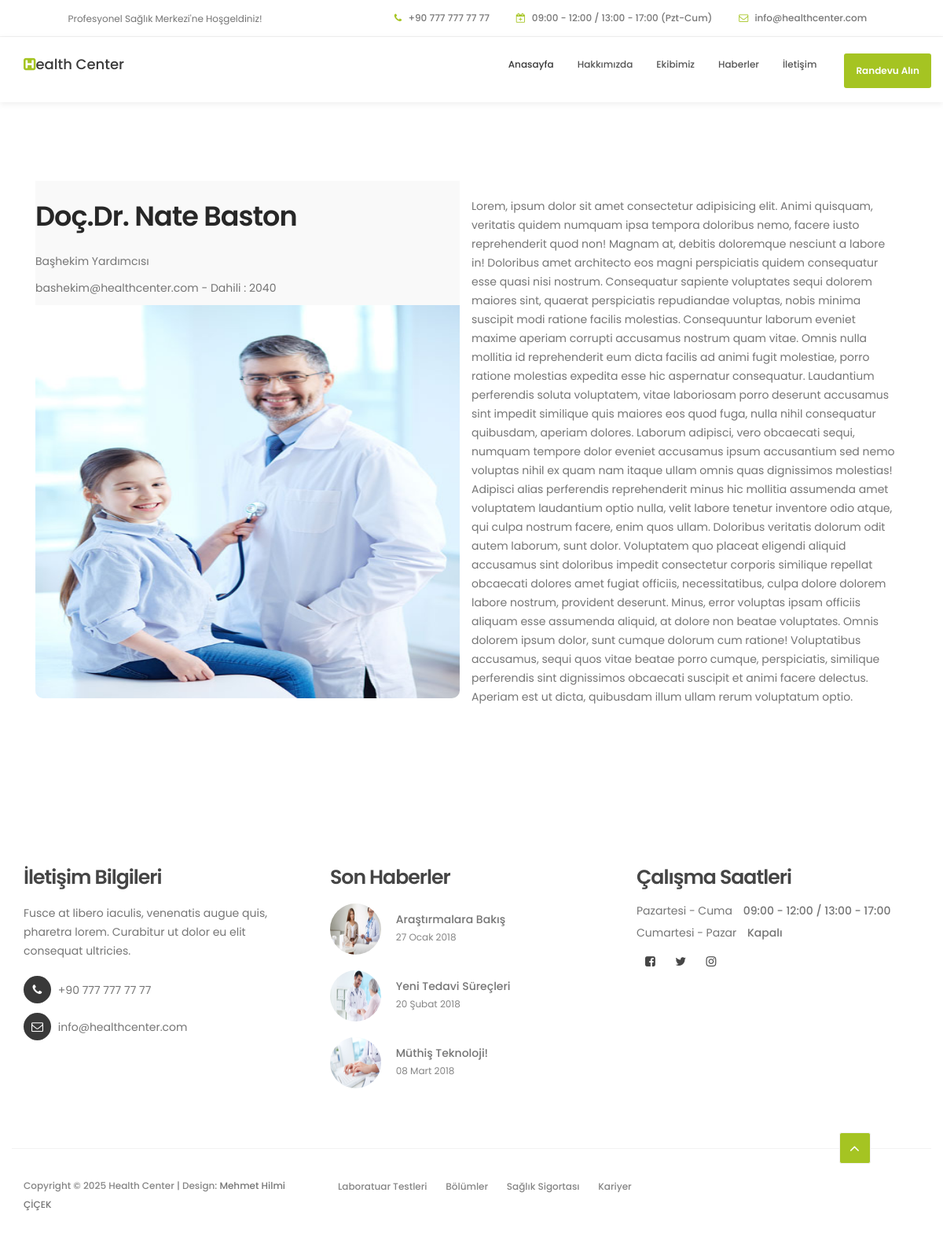
Page /team/docdr-nate-baston/ on the committed database.
### Team/models.py (models this page shows, shortened)
class Team(models.Model):
    isim = models.CharField(max_length=100)
    resim = models.FileField(upload_to='team_images')
    brans = models.CharField(max_length=50)
    dahili = models.CharField(max_length=15)
    email = models.EmailField()
    ozgecmis = models.TextField()
    slug = models.SlugField(unique=True, blank=True)

### News/models.py (models this page shows, shortened)
class News(models.Model):
    baslik = models.CharField(max_length=100)
    resim = models.FileField(upload_to='news_images')
    tarih = models.DateField()
    icerik = models.CharField(max_length=500)
    yazar = models.ForeignKey(Author, on_delete=models.CASCADE, null=True)
    kategori = models.ForeignKey(Category, on_delete=models.CASCADE, null=True)
    slug = models.SlugField(unique=True, blank=True)

### Team/views.py (the view)
# urls.py: path('<slug:slug>/', team_detail_view, name='team_detail_page'),
def team_detail_view(request,slug):
    news = News.objects.all()
    team = Team.objects.filter(slug=slug)
    return render(request, 'Team/team.html', {
        'team': team,
        'news': news,
    })

### Team/templates/Team/team.html
{% extends "layout.html" %}
{% block content %}
    {% include "components/_header.html" %}
    {% include "components/_menu.html" %}
    {% include "components/_team-detail.html" %}
    {% include "components/_footer.html" %}
{% endblock content %}

### templates/layout.html (shortened to what this page needs)
<!DOCTYPE html>
{% load static %}
<html lang="tr">
<head>
    <link rel="stylesheet" href="{% static "./css/bootstrap.min.css" %}">
    <link rel="stylesheet" href="{% static "./css/font-awesome.min.css" %}">
    <link rel="stylesheet" href="{% static "./css/animate.css" %}">
    <link rel="stylesheet" href="{% static "./css/owl.carousel.css" %}">
    <link rel="stylesheet" href="{% static "./css/owl.theme.default.min.css" %}">
    <link rel="stylesheet" href="{% static "./css/magnific-popup.css" %}">
    <link rel="stylesheet" href="{% static "./css/style.css" %}">
</head>
<body  id="top" data-spy="scroll" data-target=".navbar-collapse" data-offset="50">
    {% block content %}
    {% endblock content %}
</body>
</html>

### templates/components/_header.html
<header class="bg-light border-bottom py-2">
  <div class="container">
    <div class="row align-items-center text-center text-md-start">
      <div class="col-md-4 mb-2 mb-md-0">
        <p class="mb-0 fw-semibold">
          Profesyonel Sağlık Merkezi'ne Hoşgeldiniz!
        </p>
      </div>
      <div class="col-md-8 d-flex flex-wrap justify-content-center justify-content-md-end gap-3">
        <span class="d-flex align-items-center text-muted">
          <i class="fa fa-phone me-2"></i>
          <a href="tel:+907777777777" class="text-decoration-none text-muted">+90 777 777 77 77</a>
        </span>
        <span class="d-flex align-items-center text-muted">
          <i class="fa fa-calendar-plus-o me"></i>
          09:00 - 12:00 / 13:00 - 17:00 (Pzt-Cum)
        </span>
        <span class="d-flex align-items-center text-muted">
          <i class="fa fa-envelope-o me-2"></i>
          <a href="mailto:info@healthcenter.com" class="text-decoration-none text-muted">info@healthcenter.com</a>
        </span>
      </div>
    </div>
  </div>
</header>

### templates/components/_menu.html (shortened to what this page needs)
<section class="navbar navbar-default navbar-static-top" role="navigation">
  <div class="container">
    <div class="navbar-header">
      <a href="{% url 'index_page' %}" class="navbar-brand">
        <span><i class="fa fa-h-square"></i>ealth Center</span>
      </a>
    </div>
    <div class="collapse navbar-collapse">
      <ul class="nav navbar-nav navbar-right">
        {% if request.path == '/' %}
          <li class="active"><a href="#top" class="smoothScroll">Anasayfa</a></li>
          <li><a href="#about" class="smoothScroll">Hakkımızda</a></li>
          <li><a href="#team" class="smoothScroll">Ekibimiz</a></li>
          <li><a href="#news" class="smoothScroll">Haberler</a></li>
          <li><a href="#google-map" class="smoothScroll">İletişim</a></li>
          <li class="appointment-btn">
            <a href="{% url 'randevu_page' %}" class="navbar-btn">Randevu Alın</a>
          </li>
        {% else %}
          <li class="active"><a href="{% url 'index_page' %}" class="smoothScroll">Anasayfa</a></li>
          <li><a href="/#about" class="smoothScroll">Hakkımızda</a></li>
          <li><a href="/#team" class="smoothScroll">Ekibimiz</a></li>
          <li><a href="/#news" class="smoothScroll">Haberler</a></li>
            {% if request.path == 'team/' and 'news/' %}
              <li><a href="/#google-map" class="smoothScroll">İletişim</a></li>
              <li class="appointment-btn">
                <a href="{% url 'randevu_page' %}" class="navbar-btn">Randevu Alın</a>
              </li>
              {% else %}
              <li><a href="#google-map" class="smoothScroll">İletişim</a></li>
              <li class="appointment-btn">
                <a href="{% url 'randevu_page' %}" class="navbar-btn">Randevu Alın</a>
              </li>
            {% endif %}
          {% endif %}
      </ul>
    </div>
  </div>
</section>

### templates/components/_team-detail.html (shortened to what this page needs)
{% load static %}
<section id="team" data-stellar-background-ratio="0.5">
    <div class="container">
        <div class="row">
            <div class="col-md-12 col-sm-11">
                {% for doktor in team %}
                <div class="col-md-6 col-sm-5">
                    <div class="team-thumb wow fadeInUp" data-wow-delay="0.2s">
                        <h2>{{ doktor.isim }}</h2>
                        <p>{{ doktor.brans }}</p>
                        <p>{{ doktor.email }} - Dahili : {{ doktor.dahili }} </p>
                        <img src="{{ doktor.resim.url }}" class="img-responsive" style="width:750px; height:500px;" alt="">
                    </div>
                </div>
                <div class="team-info">
                    <p>{{ doktor.ozgecmis }}</p>
               </div>
               {% endfor %}
            </div>
        </div>
    </div>
</section>

### templates/components/_footer.html
{% load static %}
<footer data-stellar-background-ratio="5">
    <div class="container">
         <div class="row">
              <div class="col-md-4 col-sm-4">
                   <div class="footer-thumb">
                        <h4 class="wow fadeInUp" data-wow-delay="0.4s">İletişim Bilgileri</h4>
                        <p>Fusce at libero iaculis, venenatis augue quis, pharetra lorem. Curabitur ut dolor eu elit consequat ultricies.</p>
                        <div class="contact-info">
                             <p><i class="fa fa-phone"></i> +90 777 777 77 77</p>
                             <p><i class="fa fa-envelope-o"></i> <a href="#">info@healthcenter.com</a></p>
                        </div>
                   </div>
              </div>
              <div class="col-md-4 col-sm-4">
                   <div class="footer-thumb">
                        <h4 class="wow fadeInUp" data-wow-delay="0.4s">Son Haberler</h4>
                        {% for haber in news %}
                        <div class="latest-stories">
                             <div class="stories-image">
                                  <a href="{% url "news_detail_page" haber.slug %}"><img src="{{ haber.resim.url }}" class="img-responsive" alt="{{ haber.baslik }}" loading="lazy"></a>
                             </div>
                             <div class="stories-info">
                                  <a href="{% url "news_detail_page" haber.slug %}"><h5>{{ haber.baslik }}</h5></a>
                                  <span>{{ haber.tarih }}</span>
                             </div>
                        </div>
                        {% endfor %}
                   </div>
              </div>
              <div class="col-md-4 col-sm-4">
                   <div class="footer-thumb">
                        <div class="opening-hours">
                             <h4 class="wow fadeInUp" data-wow-delay="0.4s">Çalışma Saatleri</h4>
                             <p>Pazartesi - Cuma <span>  09:00 - 12:00 / 13:00 - 17:00 </span></p>
                             <p>Cumartesi - Pazar <span>Kapalı</span></p>
                        </div>
                         <ul class="social-icon">
                         <li><a href="#" class="fa fa-facebook-square" aria-label="Facebook"></a></li>
                         <li><a href="#" class="fa fa-twitter" aria-label="Twitter"></a></li>
                         <li><a href="#" class="fa fa-instagram" aria-label="Instagram"></a></li>
                         </ul>
                   </div>
              </div>
              <div class="col-md-12 col-sm-12 border-top">
               <div class="row">
                   <div class="col-md-4 col-sm-6">
                        <div class="copyright-text">
                            <p>Copyright &copy; {% now "Y" %} Health Center
                                | Design: <a rel="nofollow" href="https://github.com/mhilmicicek07" target="_blank">Mehmet Hilmi ÇİÇEK</a>
                            </p>
                        </div>
                   </div>
                   <div class="col-md-6 col-sm-6">
                        <div class="footer-link">
                            <a href="javascript:void(0)">Laboratuar Testleri</a>
                            <a href="javascript:void(0)">Bölümler</a>
                            <a href="javascript:void(0)">Sağlık Sigortası</a>
                            <a href="javascript:void(0)">Kariyer</a>
                        </div>
                   </div>
                    <div class="col-md-2 col-sm-2 text-center">
                        <div class="angle-up-btn">
                            <a href="#top" class="smoothScroll wow fadeInUp" data-wow-delay="1.2s" title="Yukarı çık"><i class="fa fa-angle-up"></i></a>
                        </div>
                    </div>
              </div>
         </div>
    </div>
</footer>

### static/css/style.css (style rules this page uses)
body { background: #ffffff; font-family: 'Poppins', sans-serif; overflow-x: hidden; }
h1, h2, h3, h4, h5, h6 { font-weight: 600; line-height: inherit; }
h1, h2, h3, h4 { letter-spacing: -1px; }
h5 { font-weight: 500; }
h2 { color: #272727; font-size: 3em; padding-bottom: 10px; }
h4 { color: #454545; font-size: 1.8em; padding-bottom: 2px; }
p { color: #757575; font-size: 14px; font-weight: normal; line-height: 24px; }
html { -webkit-font-smoothing: antialiased; }
a { color: #252525; -webkit-transition: 0.5s; transition: 0.5s; text-decoration: none !important; }
.border-top { border-top: 1px solid #f2f2f2; margin-top: 4em; padding-top: 2.5em; }
#about, #team, #news, #news-detail { position: relative; padding-top: 100px; padding-bottom: 100px; }
header { background: #ffffff; border-bottom: 1px solid #f2f2f2; display: flex; height: 45px; }
header .col-md-8 { padding-right: 0; }
header p, header span { font-size: 12px; line-height: 24px; padding-top: 12px; }
header a, header span { color: #747474; }
header span { font-weight: 500; display: inline-block; padding: 11px 15px; }
header span i { color: #a5c422; margin-right: 5px; }
.navbar-default { background: #ffffff; box-shadow: 0 2px 8px rgba(0, 0, 0, .075); border: none; margin-bottom: 0; padding: 10px; }
.navbar-default .navbar-brand { color: #393939; font-weight: 500; }
.navbar-default .navbar-brand .fa { color: #a5c422; }
.navbar-default .navbar-nav li.appointment-btn { margin: 3px 0 0 20px; }
.navbar-default .navbar-nav li.appointment-btn a { background: #a5c422; border-radius: 3px; color: #ffffff; font-weight: 600; padding-top: 12px; padding-bottom: 12px; }
.navbar-default .navbar-nav li a { color: #555555; font-size: 12px; font-weight: 500; padding-right: 20px; padding-left: 20px; -webkit-transition: all ease-in-out 0.4s; transition: all ease-in-out 0.4s; }
.navbar-default .navbar-nav>.active>a, .navbar-default .navbar-nav>.active>a:hover, .navbar-default .navbar-nav>.active>a:focus { color: #393939; background-color: transparent; }
.team-thumb { background-color: #f9f9f9; border-radius: 0 0 10px 10px; position: relative; overflow: hidden; cursor: pointer; }
.team-info { padding: 20px 30px 0 30px; }
footer { padding-top: 80px; padding-bottom: 40px; }
footer h4 { padding-bottom: 5px; }
footer a { color: #757575; }
.contact-info { padding-top: 10px; }
.contact-info .fa { background: #393939; border-radius: 100%; color: #ffffff; font-size: 15px; width: 35px; height: 35px; line-height: 35px; text-align: center; margin-right: 5px; margin-bottom: 2px; }
.latest-stories { margin-bottom: 20px; }
.stories-image, .stories-info { display: inline-block; vertical-align: top; }
.stories-image img { border-radius: 100%; width: 65px; height: 65px; }
.stories-info { margin-left: 15px; }
.stories-info h5 { margin-bottom: 2px; }
.stories-info span { color: #858585; font-size: 12px; }
.opening-hours p { line-height: 18px; }
.opening-hours span { font-weight: 500; display: inline-block; padding-left: 10px; }
.copyright-text p, .footer-link a { color: #858585; font-size: 12px; font-weight: 500; }
.footer-link a { font-size: 12px; display: inline-block; padding: 0 10px; margin-top: 4px; }
.angle-up-btn { position: relative; bottom: 4em; display: block; }
.angle-up-btn a { background: #a5c422; border: 1px solid #f2f2f2; border-radius: 3px; font-size: 20px; color: #ffffff; display: inline-block; text-align: center; width: 40px; height: 40px; line-height: 38px; transition: transform 0.1s ease-in; transform: translateX(0); }
.social-icon { position: relative; padding: 0; margin: 0; }
.social-icon li { display: inline-block; list-style: none; }
.social-icon li a { border-radius: 100px; color: #464646; font-size: 15px; width: 35px; height: 35px; line-height: 35px; text-decoration: none; text-align: center; transition: all 0.4s ease-in-out; position: relative; }
@media only screen and (max-width: 1200px) { h2 { font-size: 2.5em; } }
@media only screen and (max-width: 1200px) { header { height: inherit; } }
@media only screen and (max-width: 1200px) { .navbar-default .navbar-nav li a { padding-right: 15px; padding-left: 15px; } }

### rows in the picture
Team: isim "Doç.Dr. Nate Baston", brans "Başhekim Yardımcısı", email "bashekim@healthcenter.com", dahili "2040", resim (picture), ozgecmis "Lorem, ipsum dolor sit amet consectetur adipisicing elit. Animi quisquam, veritatis quidem numquam ipsa tempora doloribus nemo, facere iusto reprehenderit quod non! Magnam at, debitis doloremque nesciunt a labore in! Doloribus amet architecto eos magni perspiciatis quidem consequatur esse quasi nisi nostrum. Consequatur sapiente voluptates sequi dolorem maiores sint, quaerat perspiciatis repudiandae voluptas, nobis minima suscipit modi ratione facilis molestias. Consequuntur laborum eveniet maxime aperiam corrupti accusamus nostrum quam vitae. Omnis nulla mollitia id reprehenderit eum dicta facilis ad animi fugit molestiae, porro ratione molestias expedita esse hic aspernatur consequatur.…"
News: resim (picture), baslik "Araştırmalara Bakış", tarih "27 Ocak 2018"
News: resim (picture), baslik "Yeni Tedavi Süreçleri", tarih "20 Şubat 2018"
News: resim (picture), baslik "Müthiş Teknoloji!", tarih "08 Mart 2018"
